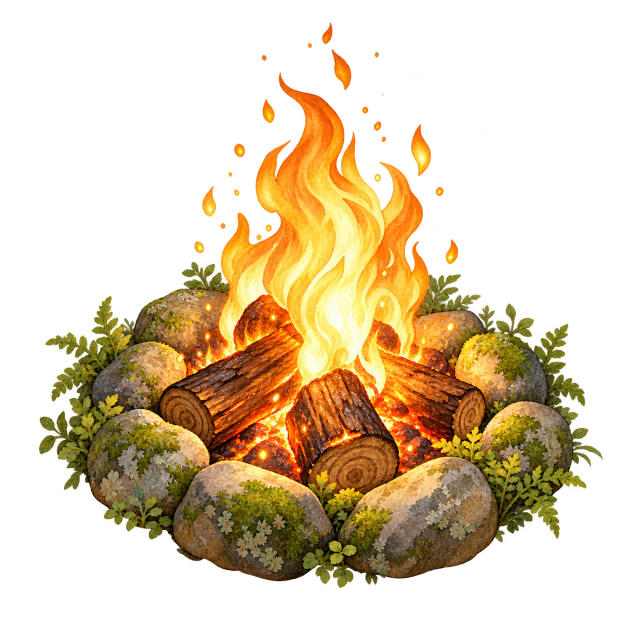
#> input picture assets/environment/storybook/camp.png, 1254 x 1254 px (shown at 1/2 size); its folder holds only this picture in this run
$ python -i webexport.py   (imports and definitions only)
#> lines starting #> are read from the running program, lines starting #| are printed output that depends on the picture; after the words box and inside, x2 and y2 are one past the last pixel; in counts of white or black regions, pixels touching at a corner belong together
"""Export the generated male/female cast. No network or generation calls."""
from __future__ import annotations

import json
import shutil
from pathlib import Path

import numpy as np
from PIL import Image, ImageDraw

from . import config

# [1 line that did not run here, left out]
SIZE = 48
GROUND = 46
MAX_COLORS = 24


def pixelize(source: Path, size: int = SIZE) -> Image.Image:
#> called with size = 48
    if size not in (48, 96):
        raise ValueError(f"Unsupported sprite size: {size}")
    ground = round(GROUND * size / SIZE)
    with Image.open(source) as image:
#> image is the input picture: PIL image 1254x1254 RGBA; mean R, G, B, A 70.4, 50.7, 19.3, 97.5
        master = image.convert("RGBA")
    alpha = master.getchannel("A")
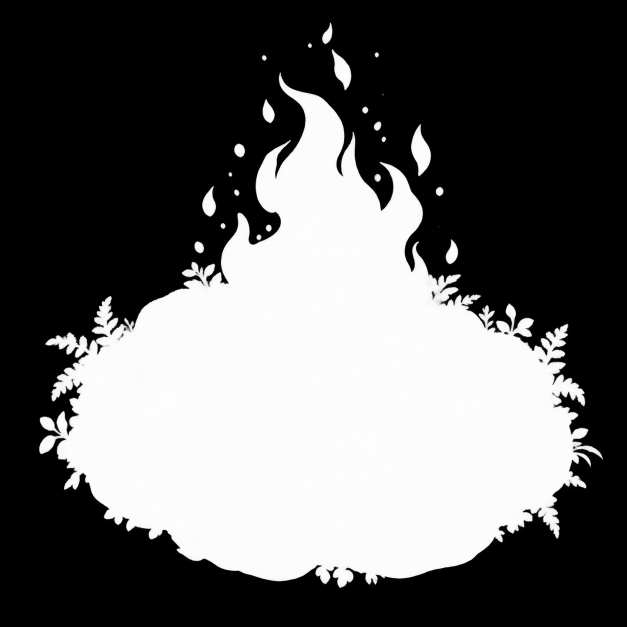
#> alpha: PIL image 1254x1254 L (shown at 1/2 size); min 0, max 255, mean 97.5
    if alpha.getextrema()[0] != 0:
        raise ValueError(f"{source}: source requires a transparent background")
    bounds = alpha.point(lambda a: 255 if a >= 128 else 0).getbbox()
#> bounds = (79, 45, 1206, 1176)
    if bounds is None:
        raise ValueError(f"{source}: empty image")
    cropped = master.crop(bounds)
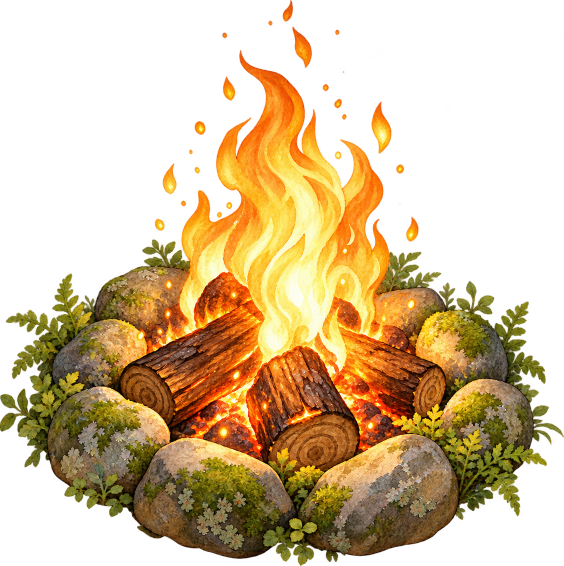
#> cropped: PIL image 1127x1131 RGBA (shown at 1/2 size); mean R, G, B, A 86.8, 62.5, 23.8, 120.2; transparent parts drawn white
    factor = min((size - round(4 * size / SIZE)) / cropped.width,
                 (ground - round(2 * size / SIZE)) / cropped.height)
#> factor = 0.0389
    # The new sources are already coarse pixel artwork. Do not blend adjacent
    # color blocks or introduce smoothing colors when sampling the logical grid.
    small = cropped.resize(tuple(max(1, round(v * factor)) for v in cropped.size), Image.Resampling.NEAREST)
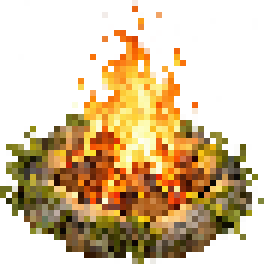
#> small: PIL image 44x44 RGBA (shown 6 times larger); mean R, G, B, A 86.6, 61.9, 23.6, 119.9; transparent parts drawn white
    alpha = small.getchannel("A").point(lambda a: 255 if a >= 128 else 0)
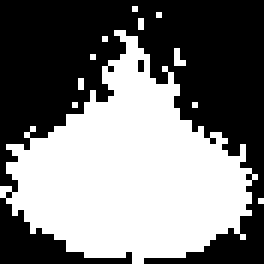
#> alpha: PIL image 44x44 L (shown 6 times larger); 47.6% white; 11 white regions (10 under 20 px), largest, box (x1, y1, x2, y2) and area: (0, 5, 43, 44) 907
    visible = np.asarray(small.convert("RGB"))[np.asarray(alpha) > 0]
#> visible = 922 rows, first 8: [232, 91, 3], [233, 104, 1], [251, 156, 20], [233, 105, 1], [244, 110, 10], [240, 92, 5], [232, 98, 1], [244, 108, 9]
    strip = Image.fromarray(visible.reshape(1, -1, 3))
    # Preserve small contrasting accents (eyes, gems) instead of spending most
    # palette slots on the numerous similar hair/skin shades in generated art.
    palette = strip.quantize(colors=MAX_COLORS, method=Image.Quantize.MAXCOVERAGE, kmeans=4)
    sprite = small.convert("RGB").quantize(palette=palette, dither=Image.Dither.NONE).convert("RGBA")
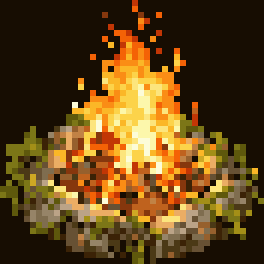
#> sprite: PIL image 44x44 RGBA (shown 6 times larger); mean R, G, B, A 97.3, 67.7, 24.6, 255
    sprite.putalpha(alpha)
    sprite = sprite.crop(sprite.getbbox())
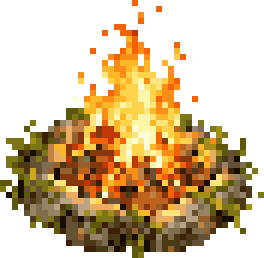
#> sprite: PIL image 44x43 RGBA (shown 6 times larger); mean R, G, B, A 98.9, 68.9, 25.2, 124.3; transparent parts drawn white
    canvas = Image.new("RGBA", (size, size))
#> canvas: PIL image 48x48 RGBA; every value is 0
    canvas.paste(sprite, ((size - sprite.width) // 2, ground - sprite.height))
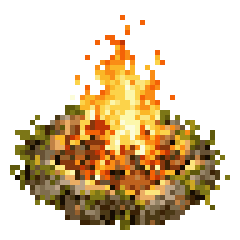
#> canvas: PIL image 48x48 RGBA (shown 5 times larger); mean R, G, B, A 81.2, 56.6, 20.7, 102; transparent parts drawn white
    pixels = np.array(canvas)
    pixels[pixels[:, :, 3] == 0] = 0
    return Image.fromarray(pixels)


# [118 lines left out: functions inspect_sprite, run, not called in this run]

>>> result = pixelize('../../assets/environment/storybook/camp.png')
